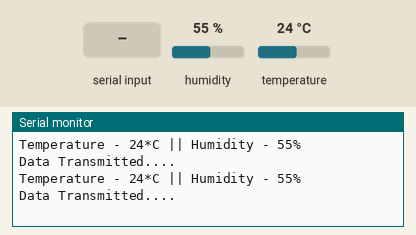
This sketch was run on a simulated Arduino Uno, built with avr-gcc and run on an emulated ATmega328P. Shown: the last lines printed to the serial monitor. The test bench sets the inputs (shaded band); at power-on: humidity 55 %, temperature 24 °C.

Above: at 3.8 s.
3.9 s: "1" received over the second serial link
At 7.3 s:
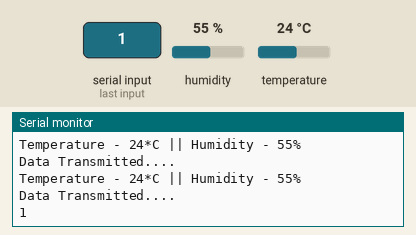
7.8 s: humidity set to 22 %
At 9.8 s:
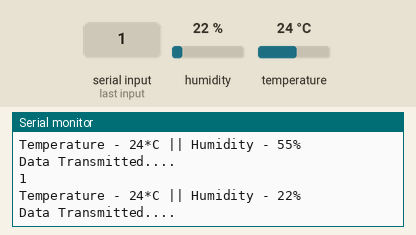
11.7 s: temperature set to 12 °C
At 13.1 s:
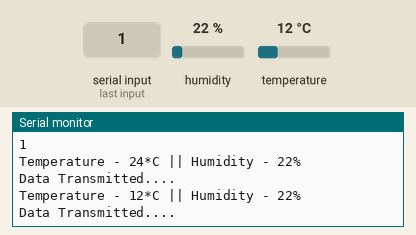
15.6 s: "0" received over the second serial link
At 19.2 s:
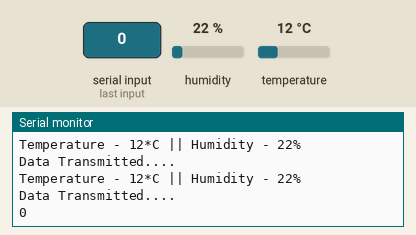
19.5 s: humidity set to 40 %
At 21.8 s:
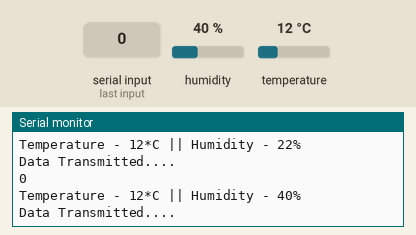
Timing chart, 0 to 23.3 s (numbered marks = the images above; inputs shaded):
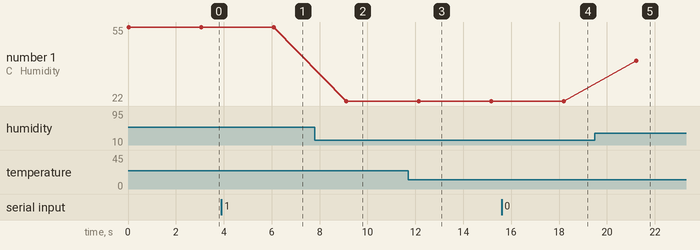

The sketch:

DataToESP.ino
```cpp
#include <SoftwareSerial.h>
#include <stdlib.h>
#include <SimpleDHT.h>

int pinDHT11 = 8;
SimpleDHT11 dht11;

SoftwareSerial esp8266(2,3); // 2 TX-TX, 3 RX-RX, CH_PD-VCC

void setup() {
  // put your setup code here, to run once:
  Serial.begin(9600);
  esp8266.begin(9600);
}

void loop() {
  // put your main code here, to run repeatedly:

  byte temperature;
  byte humidity;
  int err = SimpleDHTErrSuccess;
  if ((err = dht11.read(pinDHT11, &temperature, &humidity, NULL)) != SimpleDHTErrSuccess) {
    Serial.print("Read DHT11 failed, err=");
    Serial.println(err);
    delay(500);
  }
  else{
    Serial.print("Temperature - ");
    Serial.print(temperature);
    Serial.print("*C || ");
    Serial.print("Humidity - ");
    Serial.print(humidity);
    Serial.println("%");

    // Sending data to ESP
    esp8266.print(temperature);
    esp8266.print(humidity);
    Serial.println("Data Transmitted....");

    while(esp8266.available()){
      Serial.println((char)esp8266.read());
    }

    // DHT11 sampling rate is 1HZ (200ms)
    delay(3000);
  }
}
```

Measured:
- after the input at 3.9 s, the serial monitor: prints a new line after 2.2 s (image 1)
- after the input at 7.8 s, the serial monitor: prints a new line after 1.3 s (image 2)
- after the input at 11.7 s, the serial monitor: prints a new line after 0.44 s (image 3)
- after the input at 15.6 s, the serial monitor: prints a new line after 2.7 s (image 4)
- after the input at 19.5 s, the serial monitor: prints a new line after 1.7 s (image 5)
- plotted number 1: 55 → 22 after the input at 7.8 s, 22 → 40 after the input at 19.5 s
